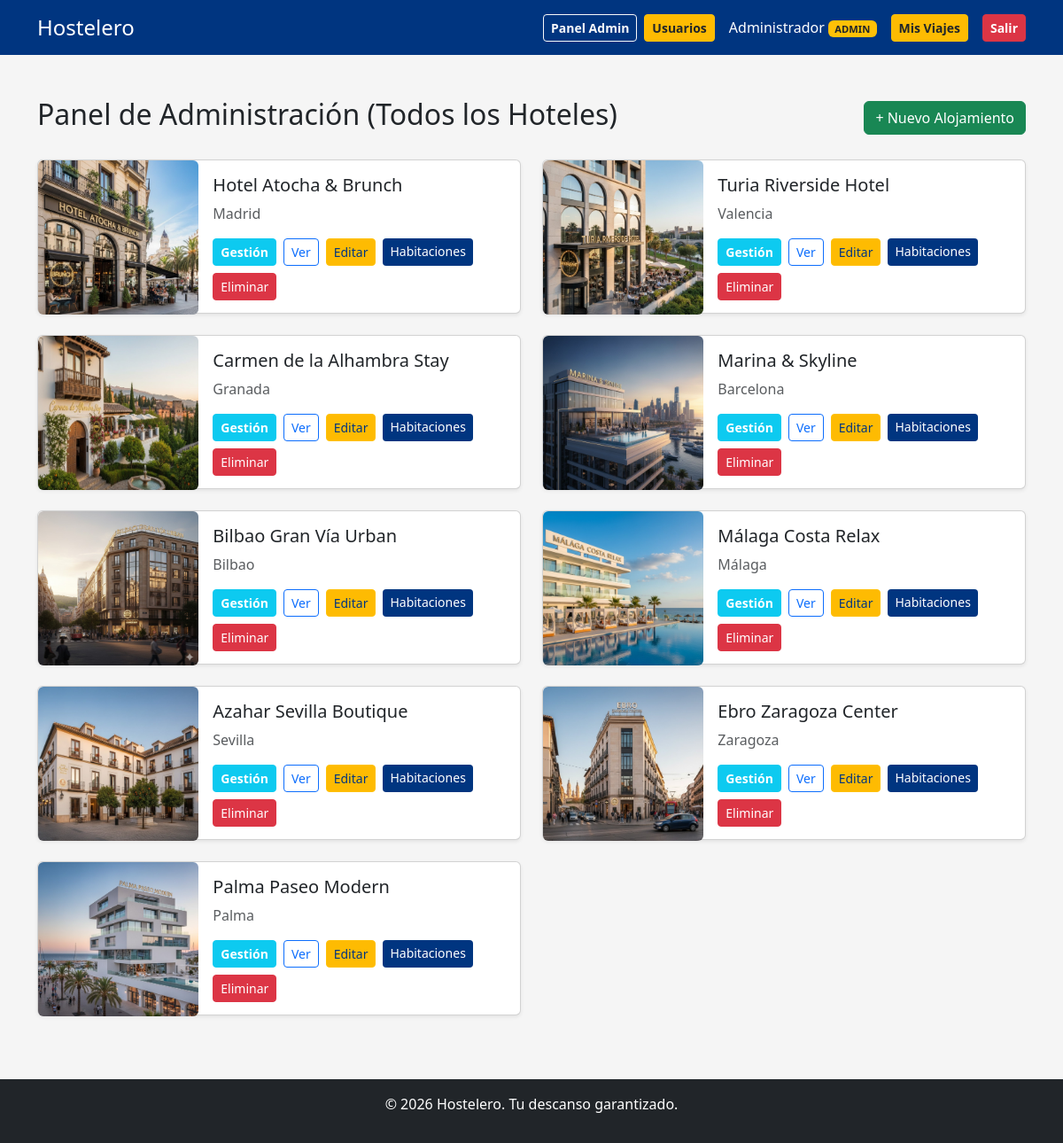
The page /app/mis_hoteles.php (signed in) on the database its author committed.
### tables this page shows
CREATE TABLE `hotel` (
  `id_hotel` int(11) NOT NULL,
  `id_usuario` int(11) NOT NULL,
  `nombre` varchar(100) NOT NULL,
  `direccion` varchar(200) DEFAULT NULL,
  `ciudad` varchar(50) DEFAULT NULL,
  `descripcion` text DEFAULT NULL,
  `imagen` varchar(255) DEFAULT NULL
);

### app/mis_hoteles.php (the view, shortened to what this page needs)
<?php
require 'includes/db.php';
require 'includes/header.php';
$id_usuario = $_SESSION['user_id'];
if ($_SESSION['user_role'] == 'admin') {
    $stmt = $pdo->query("SELECT * FROM hotel");
    $mis_hoteles = $stmt->fetchAll();
    $titulo_panel = "Panel de Administración (Todos los Hoteles)";
} else {
    $stmt = $pdo->prepare("SELECT * FROM hotel WHERE id_usuario = ?");
    $stmt->execute([$id_usuario]);
    $mis_hoteles = $stmt->fetchAll();
    $titulo_panel = "Gestionar mis Alojamientos";
}
?>
<div class="container mt-5">
    <div class="d-flex justify-content-between align-items-center mb-4">
        <h2><?php echo $titulo_panel; ?></h2>
        <button class="btn btn-success" data-bs-toggle="modal" data-bs-target="#modalNuevoHotel">
            + Nuevo Alojamiento
        </button>
    </div>
    <div class="row">
        <?php foreach($mis_hoteles as $hotel): ?>
        <div class="col-md-6 mb-4">
            <div class="card shadow-sm h-100">
                <div class="row g-0">
                    <div class="col-md-4">
                        <?php
                          $img = ($hotel['imagen'] && file_exists("uploads/".$hotel['imagen'])) ? "uploads/".$hotel['imagen'] : "https://via.placeholder.com/400x300?text=Sin+Foto";
                        ?>
                        <img src="<?php echo $img; ?>" class="hotel-img-horizontal" alt="Foto del hotel">
                    </div>
                    <div class="col-md-8">
                        <div class="card-body">
                            <h5 class="card-title"><?php echo htmlspecialchars($hotel['nombre']); ?></h5>
                            <p class="text-muted mb-1"><?php echo htmlspecialchars($hotel['ciudad']); ?></p>
                            <div class="d-flex flex-wrap gap-2 mt-3">
                                <a href="gestion_hotel.php?id=<?php echo $hotel['id_hotel']; ?>" class="btn btn-info btn-sm text-white fw-bold" title="Ver Reservas y Opiniones">
                                    Gestión
                                </a>
                                <a href="hotel.php?id=<?php echo $hotel['id_hotel']; ?>" class="btn btn-outline-primary btn-sm" title="Ver página pública">Ver</a>
                                <a href="editar_hotel.php?id=<?php echo $hotel['id_hotel']; ?>" class="btn btn-warning btn-sm" title="Modificar datos">Editar</a>
                                <a href="agregar_habitacion.php?id_hotel=<?php echo $hotel['id_hotel']; ?>" class="btn btn-primary btn-sm" title="Gestionar habitaciones">Habitaciones</a>
                                <a href="borrar_hotel.php?id=<?php echo $hotel['id_hotel']; ?>"
                                   class="btn btn-danger btn-sm"
                                   onclick="return confirm('¿Estás seguro de que quieres ELIMINAR este hotel?\n\nSe borrarán también todas sus habitaciones y reservas.');"
                                   title="Eliminar Hotel">
                                   Eliminar
                                </a>
                            </div>
                        </div>
                    </div>
                </div>
            </div>
        </div>
        <?php endforeach; ?>
    </div>
</div>
<?php require 'includes/footer.php'; ?>

### app/css/style.css (style rules this page uses)
:root { --primary-color: #003580; --secondary-color: #febb02; --bg-light: #f5f5f5 }
body { font-family: Segoe UI, Tahoma, Geneva, Verdana, sans-serif; background: #f5f5f5; color: #212529; margin: 0 }
.btn-primary { background: var(--primary-color); border: 0; color: #fff }
.btn-warning { background: var(--secondary-color); color: #003580 }
.row { display: flex; flex-wrap: wrap; gap: 0 }
.row>[class*='col-'] { display: flex; flex-direction: column; align-items: stretch }
.col-md-4 { display: flex; flex-direction: column }
a { color: var(--primary-color) }
.hotel-img-horizontal { height: 174px; border-radius: var(--bs-card-border-radius) }
.card.shadow-sm.h-100 { height: 174px !important }

### app/includes/header.php (style rules this page uses)
html, body { height: 100%; margin: 0; }
body { display: flex; flex-direction: column; min-height: 100vh; }

### rows shown on the page
hotel: imagen (picture), nombre "Hotel Atocha & Brunch", ciudad "Madrid"
hotel: imagen (picture), nombre "Turia Riverside Hotel", ciudad "Valencia"
hotel: imagen (picture), nombre "Carmen de la Alhambra Stay", ciudad "Granada"
hotel: imagen (picture), nombre "Marina & Skyline", ciudad "Barcelona"
hotel: imagen (picture), nombre "Bilbao Gran Vía Urban", ciudad "Bilbao"
hotel: imagen (picture), nombre "Málaga Costa Relax", ciudad "Málaga"
hotel: imagen (picture), nombre "Azahar Sevilla Boutique", ciudad "Sevilla"
hotel: imagen (picture), nombre "Ebro Zaragoza Center", ciudad "Zaragoza"
hotel: imagen (picture), nombre "Palma Paseo Modern", ciudad "Palma"

### other values the page prints
$_SESSION['user_name'] "Administrador"
$_SESSION['user_role'] "ADMIN"
$titulo_panel "Panel de Administración (Todos los Hoteles)"
